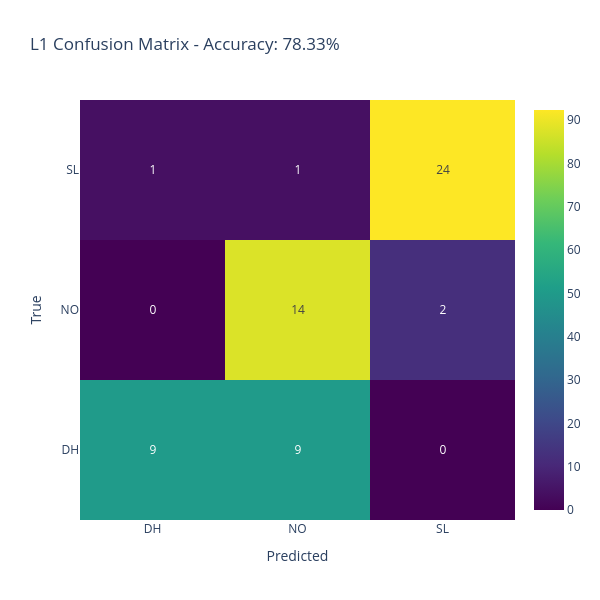

Notebook code cell kept with this figure:
### Code cell
display_confusion_matrix(Y_test, test_L1_predictions, title="L1 Confusion Matrix")

### Figure 1 — Plotly figure (JSON) as saved in the notebook; plotly's stock layout.template omitted (floating-point values rounded to 4 significant figures)
{"data": [{"colorscale": [[0, "#440154"], [0.1111, "#482878"], [0.2222, "#3e4989"], [0.3333, "#31688e"], [0.4444, "#26828e"], [0.5556, "#1f9e89"], [0.6667, "#35b779"], [0.7778, "#6ece58"], [0.8889, "#b5de2b"], [1, "#fde725"]], "showscale": true, "text": [[9, 9, 0], [0, 14, 2], [1, 1, 24]], "texttemplate": "%{text}", "type": "heatmap", "x": ["DH", "NO", "SL"], "y": ["DH", "NO", "SL"], "z": [[50, 50, 0], [0, 87.5, 12.5], [3.846, 3.846, 92.31]]}], "layout": {"height": 600, "title": {"text": "L1 Confusion Matrix - Accuracy: 78.33%"}, "width": 600, "xaxis": {"title": {"text": "Predicted"}}, "yaxis": {"title": {"text": "True"}}}}
